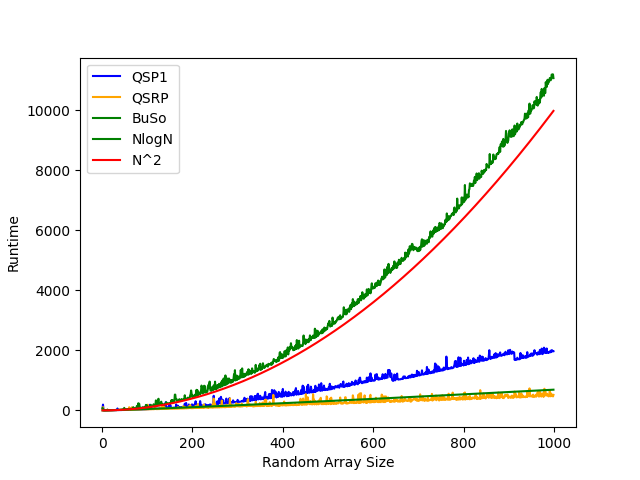
#> input picture Labs-22/Advanced_Python_Lab/314/labDirectory/plots/plot0.png, 640 x 480 px, found by its file name; its folder holds 4 pictures in this run
$ python autograder.py
#> lines starting #> are read from the running program, lines starting #| are printed output that depends on the picture
'''Import required modules'''
import json
import cv2
import numpy as np

overall = {
    'marks': {},
    'total': 0,
    'feedback': {}
}

def calc(i):
#> called with i = 0
    img1 = cv2.cvtColor(cv2.imread(f'../plots/plot{i}.png'),cv2.COLOR_BGR2GRAY)
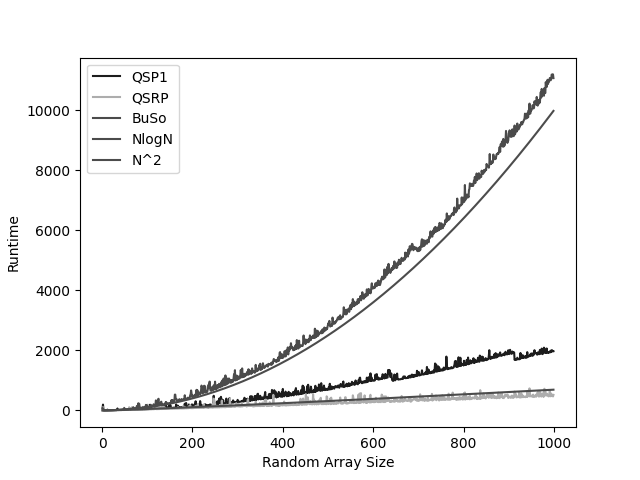
#> img1: shape (480, 640); min 0, max 255, mean 246.5
    img2 = cv2.cvtColor(cv2.imread(f'./plots/plot{i}.png'),cv2.COLOR_BGR2GRAY)
    res = cv2.absdiff(img1,img2)
#> res: shape (480, 640); every value is 0
    res = res.astype(np.uint8)
    return np.count_nonzero(res) * 100 / res.size

marks = {}

feedback = {}

for i in range(9):
    p = calc(i)
#> p = 0
#> (the run stopped early here; a loop or call above may not have finished)
